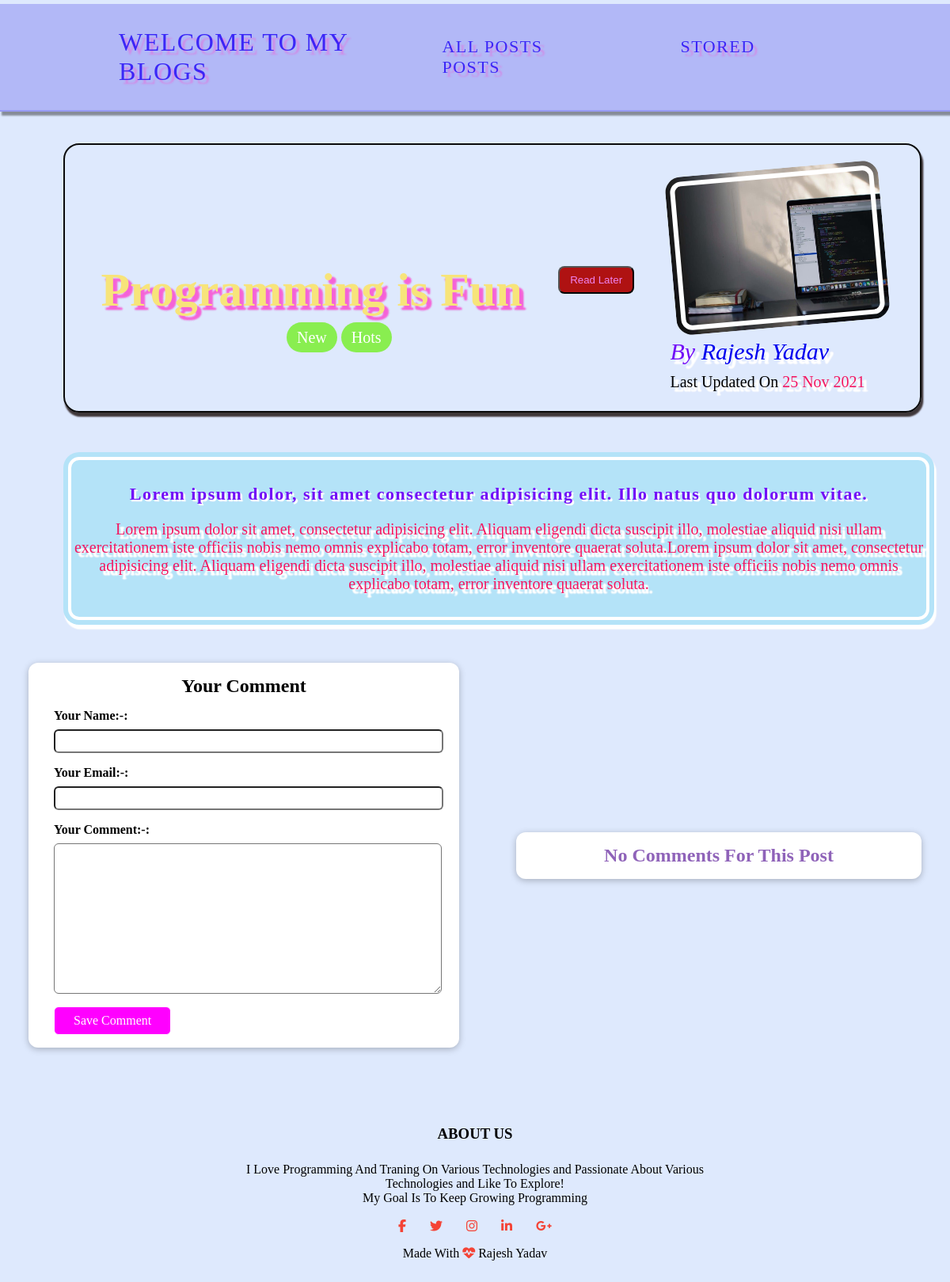
/posts/Programming-is-fun, run on the app's committed database.
### blog/models.py (models this page shows, shortened)
class Post(models.Model):
    title = models.CharField(max_length=100)
    excerpt = models.CharField(max_length=250)
    image = models.ImageField(upload_to = "posts" ,null=True)
    date =  models.DateField(auto_now=True)
    slug = models.SlugField(unique=True, db_index=True)
    content = models.TextField(validators=[MinLengthValidator(10)])
    author = models.ForeignKey(Author, on_delete=models.SET_NULL, null=True, related_name="posts")
    tag = models.ManyToManyField(Tag)

class Tag(models.Model):
    caption = models.CharField(max_length=20)

class Author(models.Model):
    first_name = models.CharField(max_length=100)
    last_name = models.CharField(max_length=100)
    email = models.EmailField()
    def full_name(self):
        return f"{self.first_name}  {self.last_name}"
    def __str__(self):
        return self.full_name()

### blog/views.py (the view, shortened to what this page needs)
# urls.py: path('posts/<slug:slug>', views.SinglePostView.as_view(), name="posts-detailed-page"),
class SinglePostView(View):
    template_name = "blog/posts_detailed.html"
    model = Post
    def get(self,request,slug):
        post = Post.objects.get(slug=slug)
        context={
            "post":post,
            "post_tag":post.tag.all(),
            "comment_form":CommentForm(),
            "comments":post.comments.all().order_by("-id")
        }
        return render(request,"blog/posts_detailed.html",context)

### blog/forms.py
class CommentForm(forms.ModelForm):
    class Meta:
        model=Comment
        exclude=["post"]
        labels={
            "user_name":"Your Name:-",
            "user_email":"Your Email:-",
            "text":"Your Comment:-"
        }

### blog/templates/blog/posts_detailed.html (shortened to what this page needs)
{% extends 'base.html' %}
{% load static %}
{% block css_File %}
<link rel="stylesheet" href="{% static "blog/post_detailed.css" %}"/>
{% endblock css_File %}
{% block content %}
<section id="summary">
    <h2>{{post.title}}</h2>
    <div class="tags">
    {% for tag in post_tag %}
        <span>{{tag.caption}}</span>
    {% endfor %}
    </div>
    <div id="read_later">
        <form action="{% url 'read-later' %}" method="POST">
            <button id="read_later_button">Read Later</button>
        </form>
    </div>
    <article>
        <img src="{{post.image.url}}" alt="{{post.title}}">
        <address> By <a href="mailto:{{post.author.email}}">{{post.author}}</a></address>
        <div>Last Updated On <time>{{post.date|date:"d M Y"}}</time> </div>
    </article>
</section>
<main class="content_box">
    <h3>{{post.excerpt}}</h3>
    <p>{{post.content|linebreaks}}</p>
</main>
<div id="Comment_Box">
<section id="comment-form">
    <h2>Your Comment</h2>
    <form method="POST" action="{% url 'posts-detailed-page' post.slug %}">
        {% for form_field in comment_form %}
        <div class="form-control {% if form_field.errors %}invalid{% endif %}">
            {{form_field.label_tag}}
            {{form_field}}
        </div>
        {% endfor %}
        <button type="submit">Save Comment</button>
    </form>
</section>
<section id="comments">
    <ul>
        {% if comments %}
        <h1>Comment On This Post</h1>
            {% for comment in comments %}
                <li>
                    <h2>{{comment.user_name}}</h2>
                    <p>{{comment.text | linebreaks}}</p>
                </li>
            {% endfor %}
        {% else %}
                <h2>No Comments For This Post</h2>
        {% endif %}
    </ul>
</section>
</div>
{% endblock content %}

### blog/static/blog/post_detailed.css (style rules this page uses)
* { margin: 0; padding: 0; }
body { background: rgb(222, 233, 253); }
#summary { display: flex; justify-content:space-evenly; align-items: center; position: relative; margin-left: 80px; width: 90%; height: 100%; margin-top: 40px; padding-top: 30px; border-radius: 20px; border: 2px solid rgb(10, 10, 10); box-shadow: 2px 5px 2px rgba(0, 0, 0, 0.4),2px 5px 2px rgba(0, 0, 0, 0.4),2px 5px 2px rgba(236, 174, 174, 0.4), 2px 5px 2px rgba(0, 0, 0, 0.4); }
.tags { position: absolute; left: 280px; bottom: 56px; }
.tags span { background: rgba(101, 241, 7, 0.699); padding: 8px 13px 8px 13px; border-radius: 40px; color: white; text-shadow: none; }
#summary article img { width: 270px; height: 200px; border-radius: 20px; transform: rotate(-5deg); outline: 6px solid #fff; outline-offset: -12px; }
#summary h2 { font-size: 60px; color: rgb(247, 228, 122); text-shadow: 5px 5px 2px rgba(247, 84, 211, 0.432),5px 5px 2px rgba(247, 84, 211, 0.432),5px 5px 2px rgba(247, 84, 211, 0.432),5px 5px 2px rgba(247, 84, 211, 0.432); }
#summary address a { text-decoration: none; }
#summary address { padding-top: 10px; padding-bottom: 10px; color: rgb(114, 12, 247); text-shadow: 5px 5px 2px #fff,5px 5px 2px #fff,5px 5px 2px #fff,5px 5px 2px #fff; font-size: 30px; }
#summary div { padding-bottom: 25px; font-size: 20px; color: black; text-shadow: 5px 5px 2px #fff,5px 5px 2px #fff,5px 5px 2px #fff,5px 5px 2px #fff; }
#summary time { color: rgb(243, 22, 96); }
.content_box { text-align: center; margin-top: 50px; margin-left: 80px; width: 90%; padding:40px 10px 40px 10px; border-radius: 20px; outline: 4px solid #fff; outline-offset: -10px; background: rgba(165, 224, 247, 0.719); box-shadow: 2px 5px 2px #fff,2px 5px 2px #fff,2px 5px 2px #fff,2px 5px 2px #fff; }
.content_box p { font-size: 20px; color: rgb(243, 22, 96); text-shadow: 5px 5px 2px #fff,5px 5px 2px #fff,5px 5px 2px #fff,5px 5px 2px #fff; }
.content_box h3 { font-size: 22px; padding-bottom: 20px; letter-spacing: 1.5px; color: rgb(114, 12, 247); text-shadow: 2px 2px 1px #fff,2px 2px 1px #fff,2px 2px 1px #fff,2px 2px 1px #fff; }
#comment-form { width: 30rem; max-width: 90%; margin: 3rem auto; border-radius: 12px; background-color: #fff; box-shadow: 0 2px 8px rgba(0, 0, 0, 0.25); padding: 1rem 2rem; }
#comment-form h2 { text-align: center; margin-bottom: 15px; }
#comment-form button { font: inherit; background-color: magenta; color: #fff; border: 1px solid #fff; padding: 0.5rem 1.5rem; border-radius: 6px; }
.form-control { margin-bottom: 1rem; }
.form-control label { font-weight: bold; margin-bottom: 0.5rem; display: block; }
.form-control input, .form-control textarea { display: block; width: 100%; font: inherit; padding: 0.25rem; border-radius: 6px; }
#comments { width: 30rem; max-width: 90%; margin: 3rem auto; border-radius: 12px; background-color: #fff; box-shadow: 0 2px 8px rgba(0, 0, 0, 0.25); padding: 1rem; }
#comments ul { list-style: none; padding: 0; margin: 0; }
#comments h2 { color: rgb(143, 99, 185); text-align: center; }
#Comment_Box { display: flex; justify-content: center; align-items: center; }
#read_later_button { padding: 8px 13px 8px 13px; border-radius: 8px; background: rgb(175, 18, 18); color: violet; }

### data on the page
Post: title "Programming is Fun", image (picture), author "Rajesh Yadav", date "25 Nov 2021", excerpt "Lorem ipsum dolor, sit amet consectetur adipisicing elit. Illo natus quo dolorum vitae.", content "Lorem ipsum dolor sit amet, consectetur adipisicing elit. Aliquam eligendi dicta suscipit illo, molestiae aliquid nisi ullam exercitationem iste officiis nobis nemo omnis explicabo totam, error inventore quaerat soluta.Lorem ipsum dolor sit amet, consectetur adipisicing elit. Aliquam eligendi dicta suscipit illo, molestiae aliquid nisi ullam exercitationem iste officiis nobis nemo omnis explicabo totam, error inventore quaerat soluta."
Tag: caption "New"
Tag: caption "Hots"
